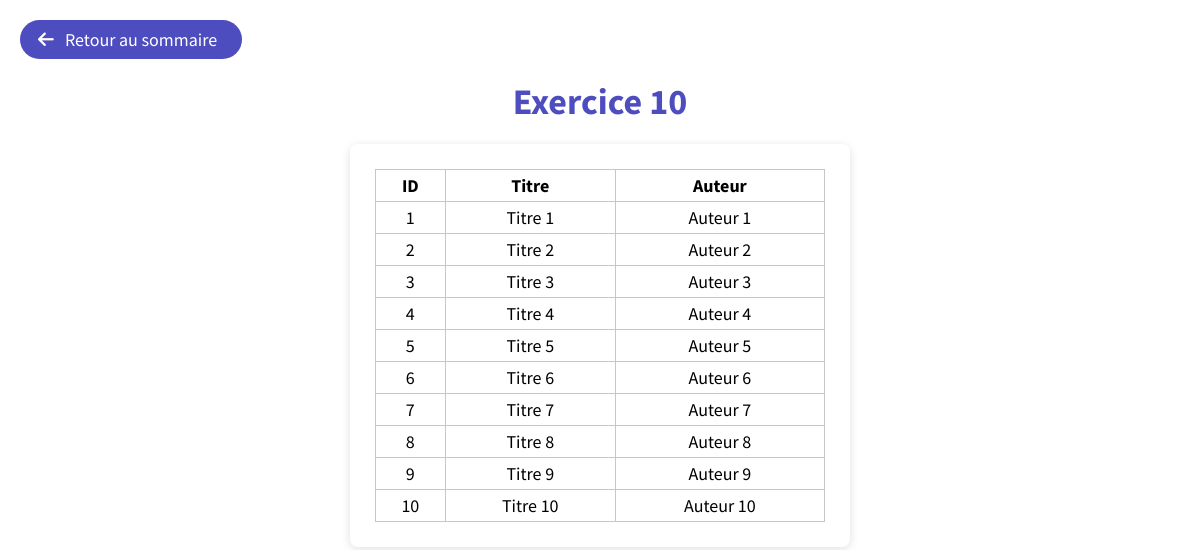
The app's page /exo10.php with its own data.
### tables this page shows
CREATE TABLE `book` (
  `id` int(11) NOT NULL,
  `title` varchar(255) NOT NULL,
  `author` varchar(50) NOT NULL
);

### Classes/BookExo10.php (called while the page is built, shortened)
<?php
class Book
{
    private $id;
    private $title;
    private $author;
    public function getId(): int
    {
        return $this->id;
    }
    public function getTitle(): string
    {
        return $this->title;
    }
    public function getAuthor(): string
    {
        return $this->author;
    }
}

### exo10.php (the view, shortened to what this page needs)
<?php
$exerciceNumber = 10;
require_once('./Classes/BookExo10.php');
try {
  $database = new PDO('mysql:host=localhost;dbname=exo10', 'root', 'root', [
    PDO::ATTR_ERRMODE => PDO::ERRMODE_EXCEPTION
  ]);
} catch (Exception $e) {
  die('Erreur lors de la connexion à la base de données.');
}
$query = $database->query('SELECT * FROM book');
$books = $query->fetchAll(PDO::FETCH_CLASS, 'Book');
?>
<!DOCTYPE html>
<html lang="fr">
<head>
  <link rel="stylesheet" href="assets/stylesheets/style.css" />
</head>
<body>
  <div class="container">
    <a href="../Exercices" class="btn icon">
      <i class="fa-solid fa-arrow-left"></i>
      <span>Retour au sommaire</span>
    </a>
    <h1 class="title">Exercice <?= $exerciceNumber ?></h1>
    <div class="card center">
      <table>
        <thead>
          <th>ID</th>
          <th>Titre</th>
          <th>Auteur</th>
        </thead>
        <tbody>
          <?php foreach ($books as $book) : ?>
            <tr>
              <td><?= $book->getId() ?></td>
              <td><?= $book->getTitle() ?></td>
              <td><?= $book->getAuthor() ?></td>
            </tr>
          <?php endforeach ?>
        </tbody>
      </table>
    </div>
  </div>
</body>
</html>

### assets/stylesheets/style.css (style rules this page uses)
* { box-sizing: border-box; margin: 0; padding: 0; }
body { font-family: "Source Sans Pro", sans-serif; font-size: 18px; margin: 0; }
a { text-decoration: none; color: rgb(77, 77, 192); }
table { width: 100%; }
table, table th, table td { border-collapse: collapse; border: 1px solid #c7c7c7; }
table th, table td { padding: 4px; text-align: center; }
input[type=submit], .btn { display: inline-block; cursor: pointer; border: none; font-family: inherit; font-size: inherit; padding: 8px 25px; border-radius: 50px; background-color: rgb(77, 77, 192); color: white; text-align: center; transition: background-color 0.2s ease; }
input[type=submit].icon, .btn.icon { position: relative; padding-left: 45px; }
input[type=submit].icon i, .btn.icon i { position: absolute; left: 18px; top: 11px; }
.container { margin: 0 20px; }
.container a:first-child { margin: 20px 0; }
.container .center { margin: 0 auto; }
.container .card { max-width: 500px; padding: 25px; border-radius: 8px; box-shadow: rgba(99, 99, 99, 0.2) 0px 2px 8px 0px; }
.container .title { color: rgb(77, 77, 192); text-align: center; margin-bottom: 20px; }

### records on screen
book: id "1", title "Titre 1", author "Auteur 1"
book: id "2", title "Titre 2", author "Auteur 2"
book: id "3", title "Titre 3", author "Auteur 3"
book: id "4", title "Titre 4", author "Auteur 4"
book: id "5", title "Titre 5", author "Auteur 5"
book: id "6", title "Titre 6", author "Auteur 6"
book: id "7", title "Titre 7", author "Auteur 7"
book: id "8", title "Titre 8", author "Auteur 8"
book: id "9", title "Titre 9", author "Auteur 9"
book: id "10", title "Titre 10", author "Auteur 10"

### other values on screen
$exerciceNumber "10"
